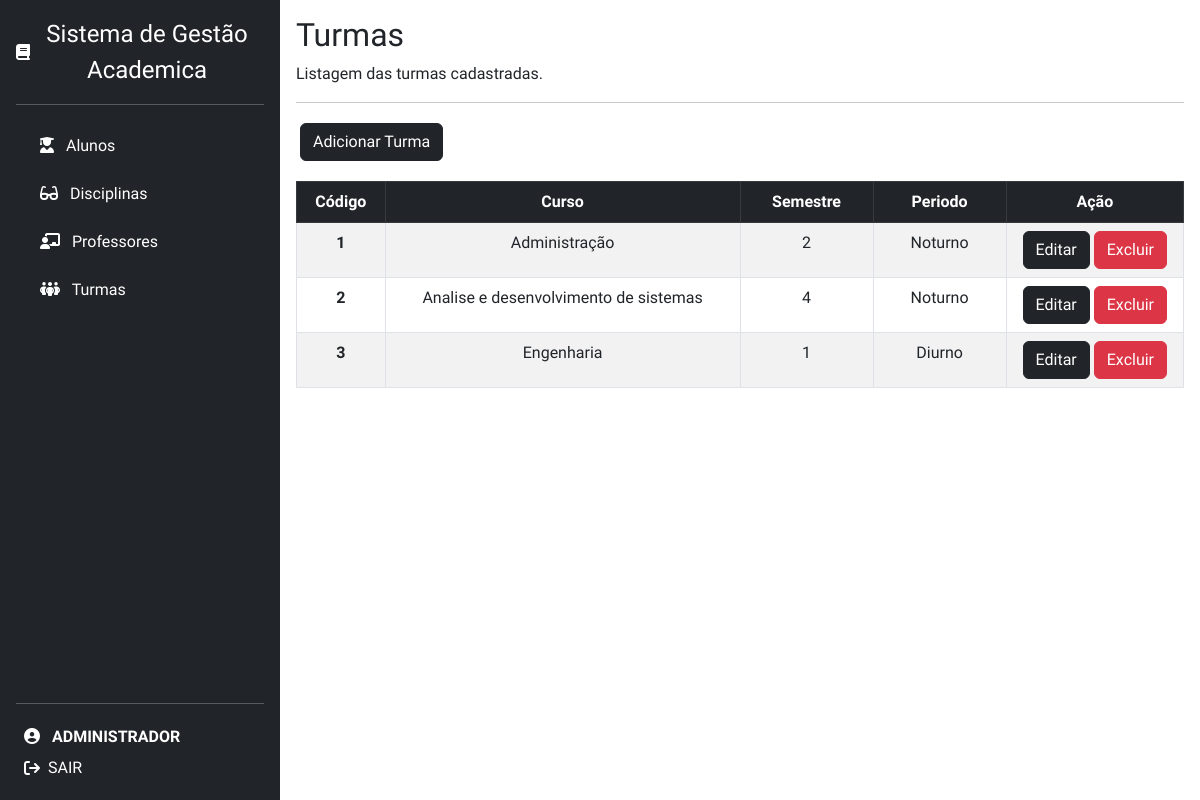
The app's page /turmas.php (signed in) with its own data.
### tables this page shows
CREATE TABLE IF NOT EXISTS `turma` (
  `codigo` INT(11) NOT NULL AUTO_INCREMENT,
  `curso` VARCHAR(45) NOT NULL,
  `semestre` INT(11) NOT NULL,
  `periodo` VARCHAR(30) NOT NULL,
  PRIMARY KEY (`codigo`));

### turmas.php (the view, shortened to what this page needs)
<?php
require("sidemenu.php");
require_once('connection.php');
$mysql_query = "SELECT * FROM turma ORDER BY codigo";
$result = $conn->query($mysql_query);
?>
<div class="container p-3">
  <h2>Turmas</h2>
  <p>Listagem das turmas cadastradas.</p>
  <hr>
  <div class="float-right p-1">
    <a href="insert-turma.php"><button type="button" class="btn btn-dark mb-3">Adicionar Turma</button></a>
  </div>
  <table class="table table-striped table-bordered table-hover">
    <thead>
      <tr class="table-dark" style="text-align:center">
        <th scope="col" style="width: 10%;">Código</th>
        <th scope="col">Curso</th>
        <th scope="col" style="width: 15%;">Semestre</th>
        <th scope="col" style="width: 15%;">Periodo</th>
        <th scope="col" style="width: 20%;">Ação</th>
      </tr>
    </thead>
    <tbody>
      <?php while($data = mysqli_fetch_array($result)) { ?>
      <tr>
        <th scope="row" style="text-align:center"><?php echo $data['codigo']; ?></th>
        <td style="text-align:center"><?php echo $data['curso']; ?></td>
        <td style="text-align:center"><?php echo $data['semestre']; ?></td>
        <td style="text-align:center"><?php echo $data['periodo']; ?></td>
        <td style="text-align:center">
          <a href="update-turma.php?codigo=<?php echo $data['codigo']; ?>">
            <button type="button" class="btn btn-dark">Editar</button></a>
          <a href="delete-turma.php?codigo=<?php echo $data['codigo']; ?>">
            <button type="button" class="btn btn-danger">Excluir</button></a>
        </td>
      </tr>
      <?php } ?>
    </tbody>
  </table>
</div>

### CSS/style.css (style rules this page uses)
body { font-family: Ubuntu, sans-serif !important; margin: 0 auto; padding: 0px; height: 100vh; }

### records on screen
turma: codigo "1", curso "Administração", semestre "2", periodo "Noturno"
turma: codigo "2", curso "Analise e desenvolvimento de sistemas", semestre "4", periodo "Noturno"
turma: codigo "3", curso "Engenharia", semestre "1", periodo "Diurno"

### other values on screen
$_SESSION['username'] "ADMINISTRADOR"
